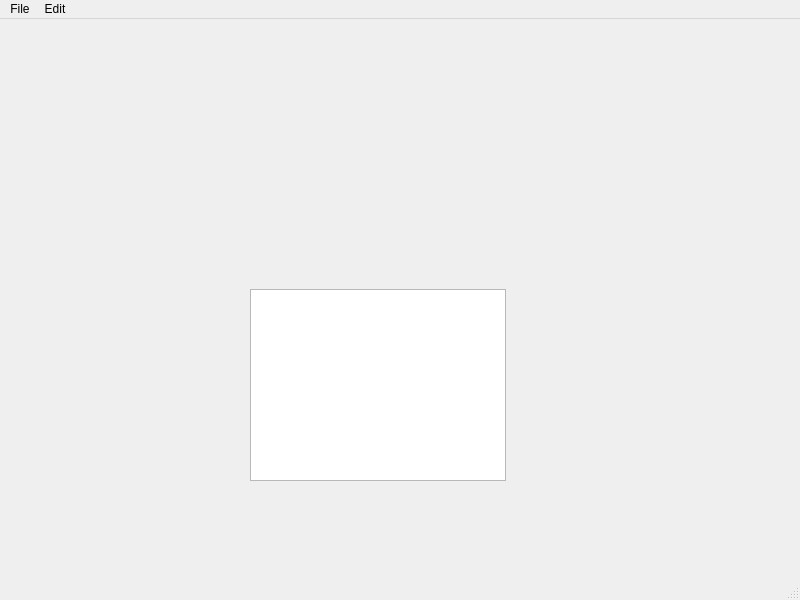
<?xml version="1.0" encoding="UTF-8"?>
<ui version="4.0">
 <class>MainWindow</class>
 <widget class="QMainWindow" name="MainWindow">
  <property name="geometry">
   <rect>
    <x>0</x>
    <y>0</y>
    <width>800</width>
    <height>600</height>
   </rect>
  </property>
  <property name="windowTitle">
   <string>MainWindow</string>
  </property>
  <widget class="QWidget" name="centralwidget">
   <widget class="QTreeView" name="treeView">
    <property name="geometry">
     <rect>
      <x>250</x>
      <y>270</y>
      <width>256</width>
      <height>192</height>
     </rect>
    </property>
   </widget>
  </widget>
  <widget class="QMenuBar" name="menubar">
   <property name="geometry">
    <rect>
     <x>0</x>
     <y>0</y>
     <width>800</width>
     <height>21</height>
    </rect>
   </property>
   <widget class="QMenu" name="menuFile">
    <property name="title">
     <string>File</string>
    </property>
    <addaction name="actionNew"/>
    <addaction name="actionOpen"/>
    <addaction name="actionSave"/>
    <addaction name="actionSave_as"/>
    <addaction name="actionOpen_directory"/>
   </widget>
   <widget class="QMenu" name="menuEdit">
    <property name="title">
     <string>Edit</string>
    </property>
    <addaction name="actionUndo"/>
    <addaction name="separator"/>
    <addaction name="actionCut"/>
    <addaction name="actionCopy"/>
    <addaction name="actionPaste"/>
    <addaction name="actionDelete"/>
   </widget>
   <addaction name="menuFile"/>
   <addaction name="menuEdit"/>
  </widget>
  <widget class="QStatusBar" name="statusbar"/>
  <action name="actionNew">
   <property name="enabled">
    <bool>true</bool>
   </property>
   <property name="text">
    <string>New</string>
   </property>
   <property name="shortcut">
    <string>Ctrl+N</string>
   </property>
  </action>
  <action name="actionOpen">
   <property name="text">
    <string>Open</string>
   </property>
   <property name="shortcut">
    <string>Ctrl+O</string>
   </property>
  </action>
  <action name="actionSave">
   <property name="text">
    <string>Save</string>
   </property>
   <property name="shortcut">
    <string>Ctrl+S</string>
   </property>
  </action>
  <action name="actionSave_as">
   <property name="text">
    <string>Save as</string>
   </property>
   <property name="shortcut">
    <string>Ctrl+Shift+S</string>
   </property>
  </action>
  <action name="actionCut">
   <property name="text">
    <string>Cut</string>
   </property>
   <property name="shortcut">
    <string>Ctrl+X</string>
   </property>
  </action>
  <action name="actionCopy">
   <property name="text">
    <string>Copy</string>
   </property>
   <property name="shortcut">
    <string>Ctrl+C</string>
   </property>
  </action>
  <action name="actionPaste">
   <property name="text">
    <string>Paste</string>
   </property>
   <property name="shortcut">
    <string>Ctrl+V</string>
   </property>
  </action>
  <action name="actionDelete">
   <property name="text">
    <string>Delete</string>
   </property>
   <property name="shortcut">
    <string>Del</string>
   </property>
  </action>
  <action name="actionUndo">
   <property name="text">
    <string>Undo</string>
   </property>
   <property name="shortcut">
    <string>Ctrl+Z</string>
   </property>
  </action>
  <action name="actionOpen_directory">
   <property name="text">
    <string>Open directory</string>
   </property>
  </action>
  <action name="actionNapiszcos">
   <property name="text">
    <string>Napiszcos</string>
   </property>
  </action>
 </widget>
 <resources/>
 <connections/>
</ui>
